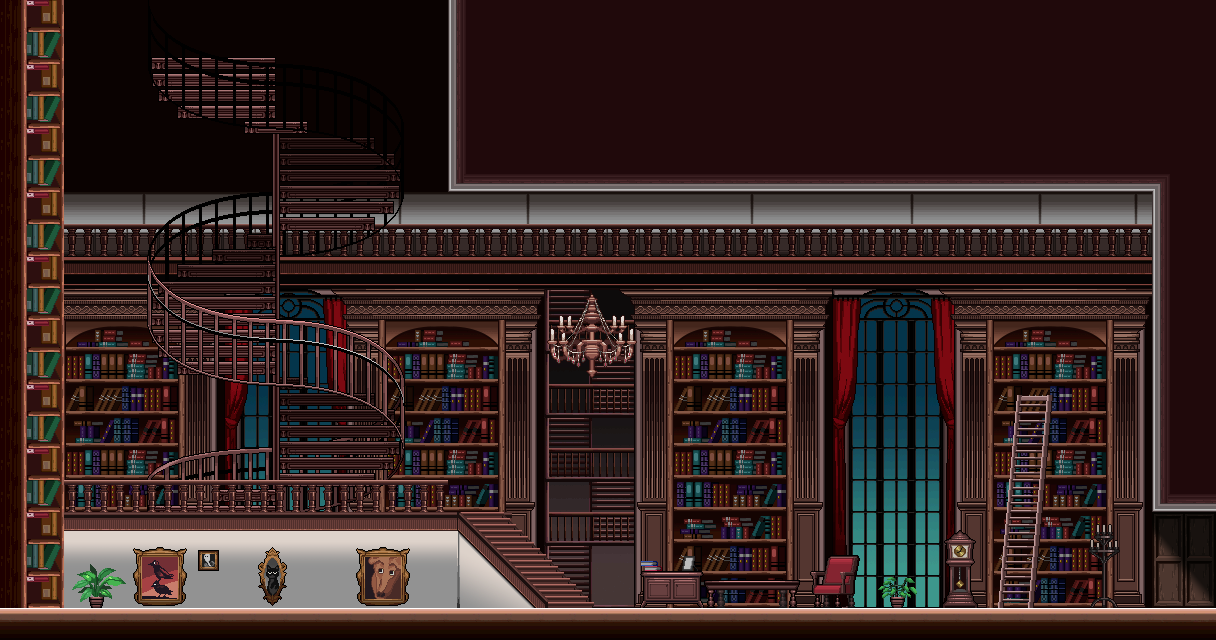

Rendered tile map (Tiled .tmx) drawn with the repository's tilesets; below, a short description and the map source with its tile grids summarised:
An orthogonal 38x20 tile map with 32x32 px tiles, 6 tile layers (fondo 4, fondo 3, fondo 2, fondo, ...), 2 tilesets.

<map version="1.10" tiledversion="1.11.1-99-gec89c545" orientation="orthogonal" renderorder="right-down" width="38" height="20" tilewidth="32" tileheight="32" infinite="0" nextlayerid="7" nextobjectid="1">
 <tileset firstgid="1" name="Full Asset 1" tilewidth="32" tileheight="32" tilecount="1209" columns="31">
  <image source="Metroidvania Library Asset Pack/Full Asset 1.png" width="1000" height="1254" />
 </tileset>
 <tileset firstgid="1210" name="Full Asset 2" tilewidth="32" tileheight="32" tilecount="1209" columns="31">
  <image source="Metroidvania Library Asset Pack/Full Asset 2.png" width="1000" height="1254" />
 </tileset>
 <layer id="5" name="fondo 4" width="38" height="20">
  <data>[760 cells, 112 non-empty, 1 distinct tile ids]</data>
 </layer>
 <layer id="4" name="fondo 3" width="38" height="20">
  <data>[760 cells, 326 non-empty, 79 distinct tile ids]</data>
 </layer>
 <layer id="3" name="fondo 2" width="38" height="20">
  <data>[760 cells, 354 non-empty, 78 distinct tile ids]</data>
 </layer>
 <layer id="6" name="fondo" width="38" height="20">
  <data>[760 cells, 168 non-empty, 150 distinct tile ids]</data>
 </layer>
 <layer id="2" name="fondo 1" width="38" height="20">
  <data>[760 cells, 179 non-empty, 114 distinct tile ids]</data>
 </layer>
 <layer id="1" name="suelo" width="38" height="20">
  <properties>
   <property name="colision" type="bool" value="true" />
  </properties>
  <data>[760 cells, 69 non-empty, 5 distinct tile ids]</data>
 </layer>
</map>
